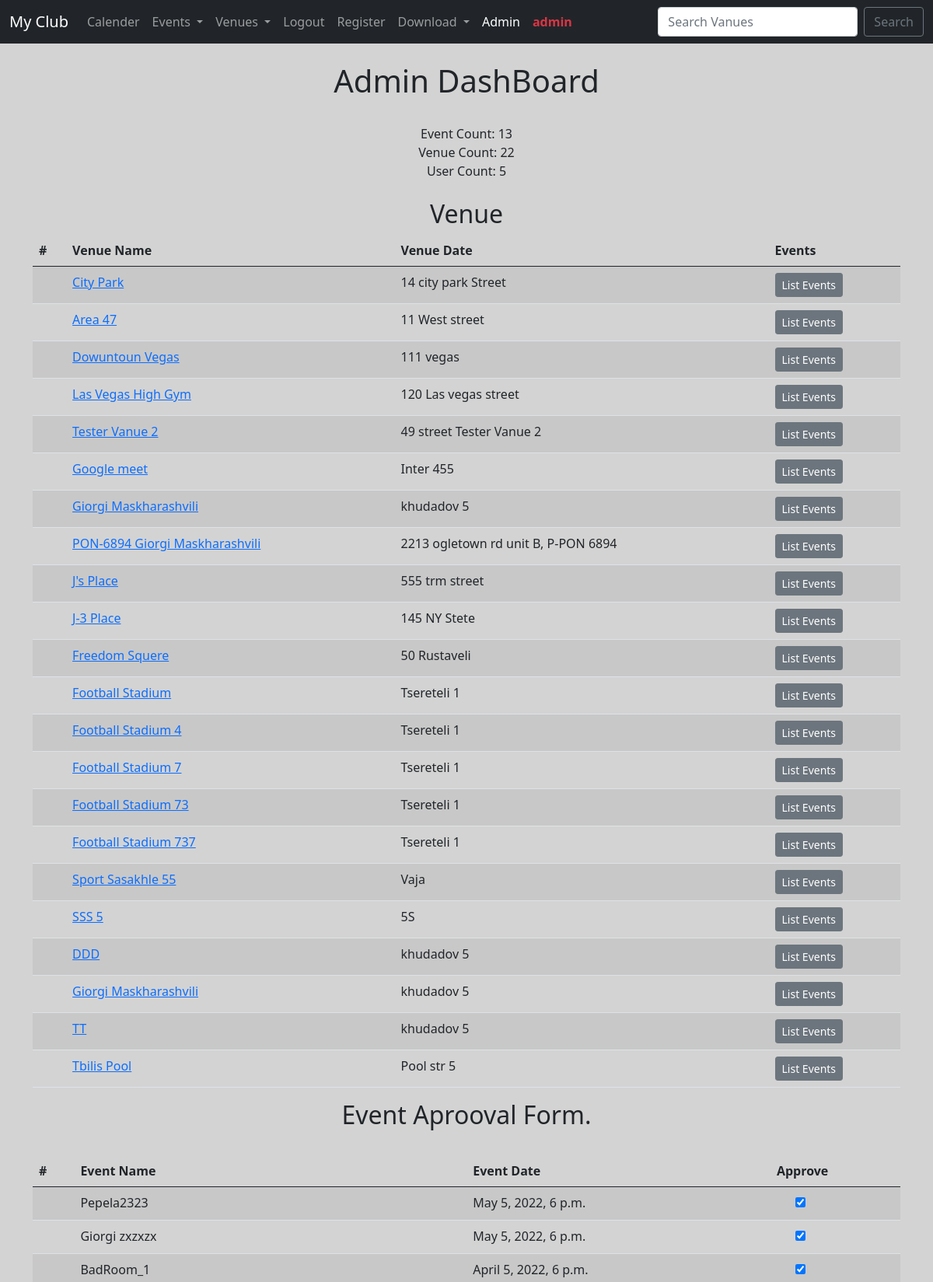
Before: /admin_aprroval/ (signed in, upper part) with the older database file.
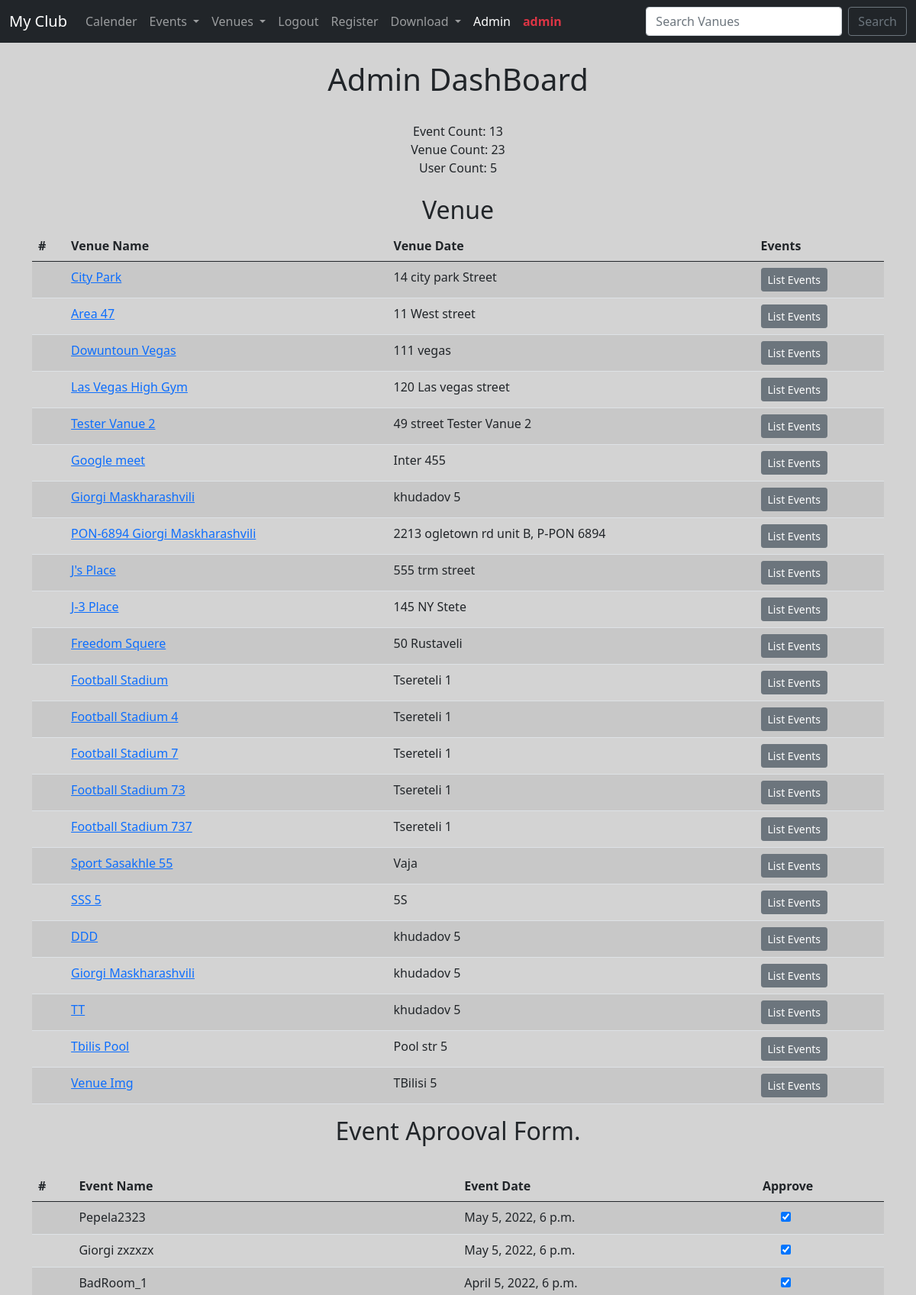
After: the same page with the newer database file.
### events/models.py (models this page shows, shortened)
class Venue(models.Model):
    name =      models.CharField('Venue Name', max_length=120)
    address =   models.CharField(max_length=220)
    zip_code =  models.CharField('Zip Code', max_length=15)
    phone =     models.CharField('Contact Phone', max_length=120, blank=True)
    web =       models.URLField('Website Address', blank=True)
    email_address = models.EmailField('Email Address', blank=True)
    owner = models.IntegerField("Venue Owner", blank=False, default=1)
    venue_image = models.ImageField(null=True, blank=True, upload_to='images/')
    def __str__(self) -> str:
        return self.name

class Event(models.Model):
    name =      models.CharField('Event Name', max_length=120)
    event_date = models.DateTimeField()
    venue  =    models.ForeignKey(Venue, blank=True, null=True, on_delete=models.CASCADE)
    manager =   models.ForeignKey(User, blank=True, null=True, on_delete=models.SET_NULL)
    description = models.TextField(blank=True, null=True)
    attendees = models.ManyToManyField(MyClubUser, blank=True)
    approved = models.BooleanField('Aprrovedd', default=False)
    def __str__(self) -> str:
        return self.name

### events/views.py (the view)
# urls.py: path('admin_aprroval/', views.admin_aprroval, name='admin_aprroval'),
def admin_aprroval(request):
    venue_list = Venue.objects.all()
    event_list = Event.objects.all().order_by('-event_date')
    event_count = Event.objects.all().count()
    venue_count = Venue.objects.all().count()
    user_count = User.objects.all().count()
    if request.user.is_superuser:
        if request.method == "POST":
            id_list = request.POST.getlist('boxes')
            print(id_list)
            event_list.update(approved=False)
            for x in id_list:
                Event.objects.filter(pk=int(x)).update(approved=True)
            messages.success(request, 'Event List Approval Updated')
            return redirect('list-events')
        else:
            return render(request,  'events/admin_approval.html', {
                "event_list":event_list,
                'event_count':event_count,
                'venue_count':venue_count,
                'user_count':user_count,
                'venue_list':venue_list,
               })
    else:
        messages.success(request, 'You arenot autorized for this page')
        return redirect('home')

### events/templates/events/admin_approval.html (shortened to what this page needs)
{% extends 'events/base.html' %}
{% block content %}
<center>
    <h1> Admin DashBoard</h1>
        <form action="" method="POST">
            {% csrf_token %} <br>
            Event Count: {{event_count}} <br>
            Venue Count: {{venue_count}} <br>
            User Count: {{user_count}} <br> <br>
            <h2>
                Venue
            </h2>
            <table class="table table-striped">
                <thead>
                    <tr>
                        <th scope="col">#</th>
                        <th scope="col">Venue Name</th>
                        <th scope="col">Venue Date</th>
                        <th scope="col">Events</th>
                    </tr>
                </thead>
                <tbody>
                    {% for venue in venue_list %}
                    <tr>
                    <th scope="row">{{counter}}</th>
                    <td><a href="{% url 'venue_detail' venue.pk %}">{{venue}}</a></td>
                    <td>{{venue.address}}</td>
                    <td><a class="btn btn-sm btn-secondary" href="{% url 'venue_events' venue.pk %}">List Events</a></td>
                  </tr>
                  {% endfor %}
                </tbody>
              </table>
            <h2>
                Event Aprooval Form.
            </h2><br>
    <table class="table table-striped">
        <thead>
            <tr>
                <th scope="col">#</th>
                <th scope="col">Event Name</th>
                <th scope="col">Event Date</th>
                <th scope="col">Approve</th>
            </tr>
        </thead>
        <tbody>
            {% for event in event_list %}
            <tr>
            <th scope="row">{{counter}}</th>
            <td>{{event}}</td>
            <td>{{event.event_date}}</td>
            <td>
                {% if event.approved %}
                <div class="form-check">
                    <input type="checkbox" class="from-check-input" checked="cheked" value="{{event.id}}" name="boxes">
                </div>
                {%else%}
                <div class="form-check">
                    <input type="checkbox" class="from-check-input" value="{{event.id}}" name="boxes">
                </div>
                {% endif %}
            </td>
          </tr>
          {% endfor %}
        </tbody>
      </table>
      <br>
    </form>
</center>
{% endblock %}

Changed rows visible on the page:
added Venue: name "Venue Img", address "TBilisi 5"
Other visible differences:
{{ venue_count }}: "22" → "23"
